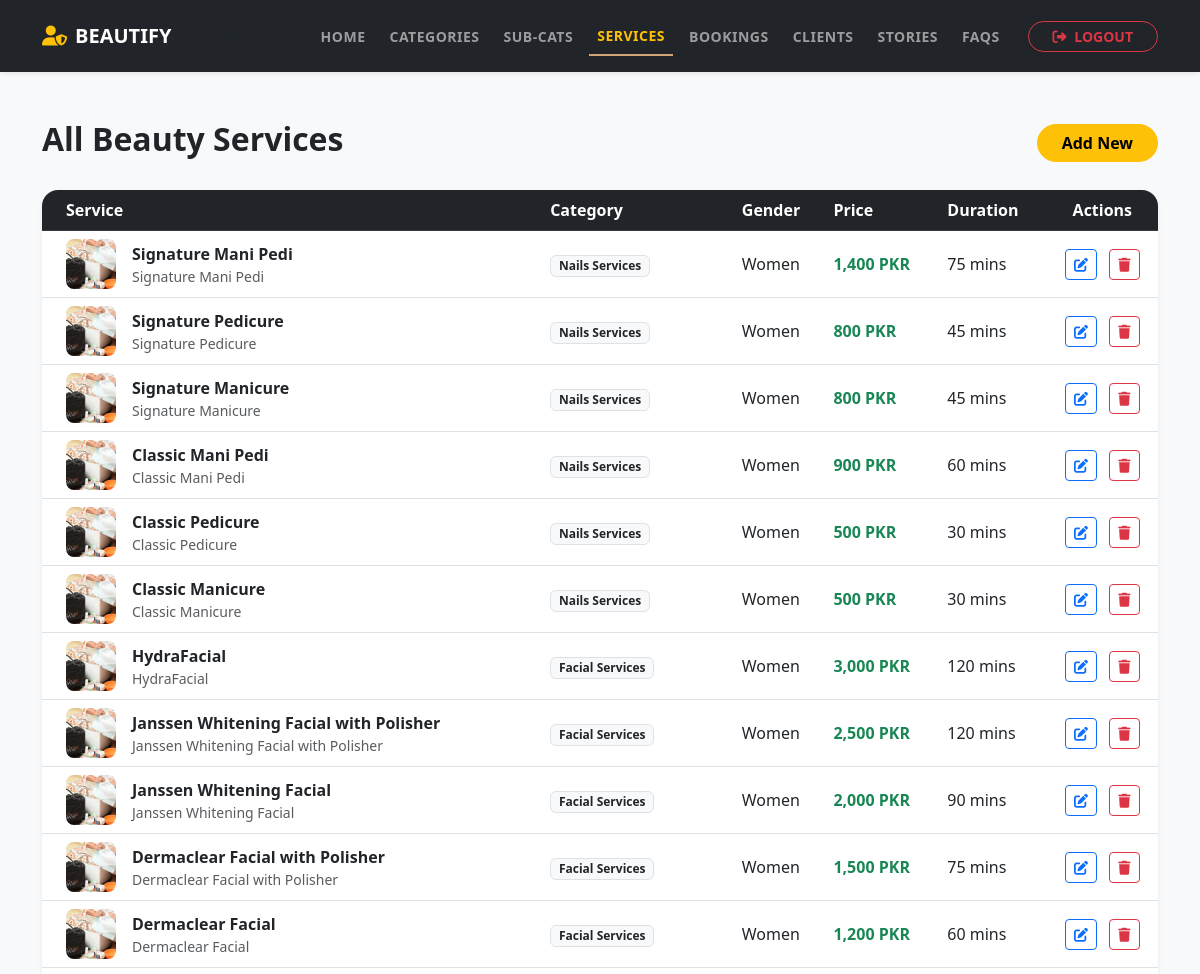
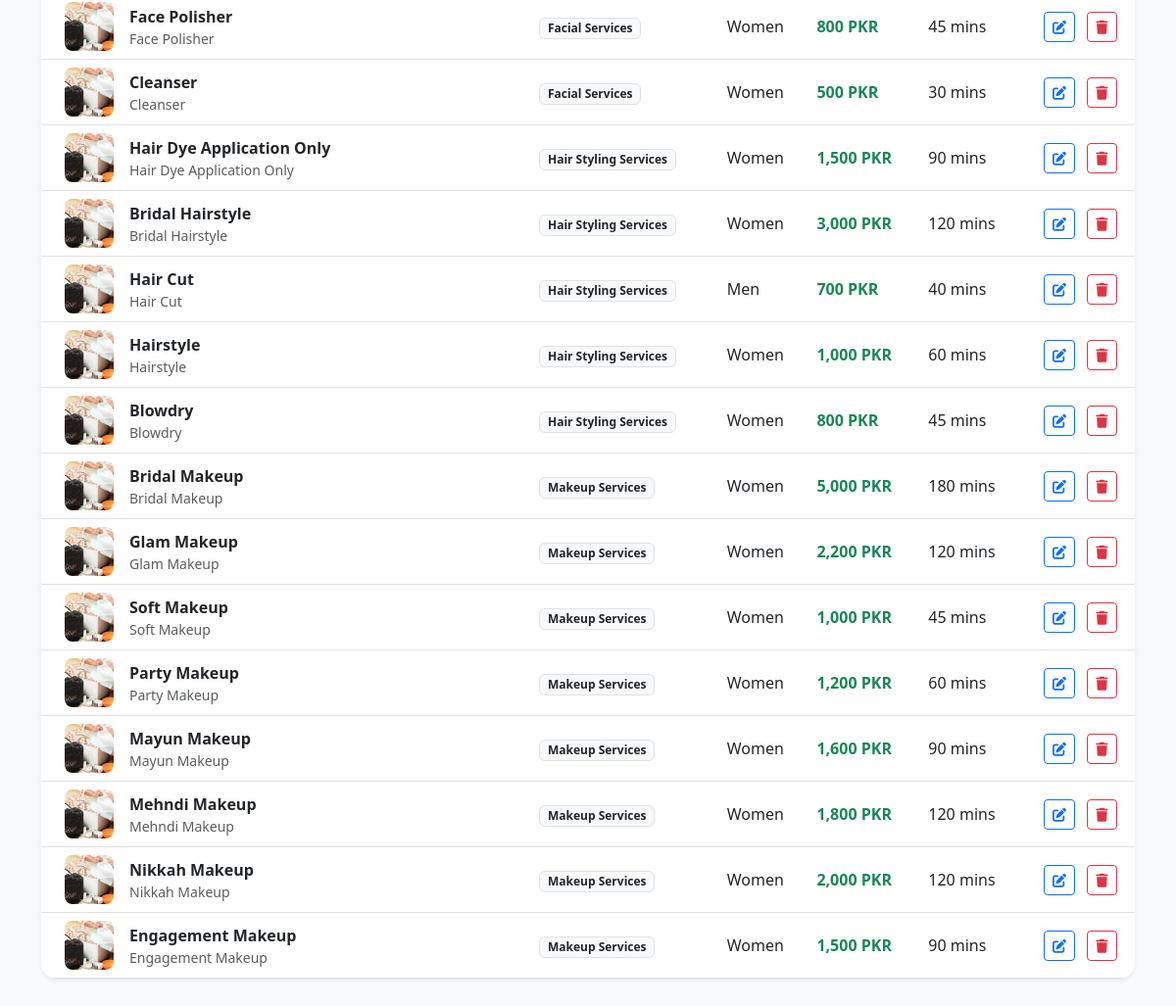
The app's page /admin/view_services.php (signed in) with its own data (2 pictures, top to bottom).
### tables this page shows
CREATE TABLE `services` (
  `id` int(11) NOT NULL,
  `category_id` int(11) NOT NULL,
  `subcategory_id` int(11) NOT NULL,
  `service_name` varchar(150) NOT NULL,
  `gender` enum('men','women') NOT NULL,
  `price` decimal(10,2) NOT NULL,
  `duration_minutes` int(11) DEFAULT NULL,
  `description` text DEFAULT NULL,
  `image` varchar(255) DEFAULT NULL,
  `is_active` tinyint(1) DEFAULT 1,
  `created_at` timestamp NOT NULL DEFAULT current_timestamp()
);

CREATE TABLE `service_subcategories` (
  `id` int(11) NOT NULL,
  `category_id` int(11) NOT NULL,
  `name` varchar(100) NOT NULL,
  `description` text DEFAULT NULL,
  `created_at` timestamp NOT NULL DEFAULT current_timestamp()
);

CREATE TABLE `service_categories` (
  `id` int(11) NOT NULL,
  `name` varchar(100) NOT NULL,
  `description` text DEFAULT NULL,
  `created_at` timestamp NOT NULL DEFAULT current_timestamp()
);

### admin/view_services.php (the view, shortened to what this page needs)
<?php
include "config.php";
$query = "SELECT s.*, c.name as cat_name, sc.name as sub_name
          FROM services s
          JOIN service_categories c ON s.category_id = c.id
          JOIN service_subcategories sc ON s.subcategory_id = sc.id
          ORDER BY s.id DESC";
$result = mysqli_query($conn, $query);
?>
<!DOCTYPE html>
<html lang="en">
<head>
    <link href="https://cdn.jsdelivr.net/npm/bootstrap@5.3.0/dist/css/bootstrap.min.css" rel="stylesheet">
    <link rel="stylesheet" href="https://cdnjs.cloudflare.com/ajax/libs/font-awesome/6.4.0/css/all.min.css">
</head>
<body class="bg-light">
    <?php include('navbar.php'); ?>
     <div class="container mt-5 mb-5">
        <div class="d-flex justify-content-between align-items-center mb-4">
            <h2 class="fw-bold">All Beauty Services</h2>
            <a href="admin_add_service.php" class="btn btn-warning fw-bold px-4 rounded-pill">Add New</a>
        </div>
        <div class="card border-0 shadow-sm rounded-4 overflow-hidden">
            <table class="table table-hover align-middle mb-0">
                <thead class="table-dark">
                    <tr>
                        <th class="ps-4">Service</th>
                        <th>Category</th>
                        <th>Gender</th>
                        <th>Price</th>
                        <th>Duration</th>
                        <th class="text-center">Actions</th>
                    </tr>
                </thead>
                <tbody>
                    <?php while($row = mysqli_fetch_assoc($result)): ?>
                    <tr>
                        <td class="ps-4">
                            <div class="d-flex align-items-center">
                                <img src="uploads/<?= $row['image'] ?>" class="rounded-3 me-3" style="width:50px; height:50px; object-fit:cover;">
                                <div>
                                    <div class="fw-bold"><?= $row['service_name'] ?></div>
                                    <div class="text-muted small"><?= $row['sub_name'] ?></div>
                                </div>
                            </div>
                        </td>
                        <td><span class="badge bg-light text-dark border"><?= $row['cat_name'] ?></span></td>
                        <td class="text-capitalize"><?= $row['gender'] ?></td>
                        <td class="fw-bold text-success"><?= number_format($row['price']) ?> PKR</td>
                        <td><?= $row['duration_minutes'] ?> mins</td>
                        <td class="text-center">
                            <a href="edit_service.php?id=<?= $row['id'] ?>" class="btn btn-sm btn-outline-primary me-2"><i class="fas fa-edit"></i></a>
                            <a href="view_services.php?delete=<?= $row['id'] ?>" class="btn btn-sm btn-outline-danger" onclick="return confirm('Delete service?')"><i class="fas fa-trash"></i></a>
                        </td>
                    </tr>
                    <?php endwhile; ?>
                </tbody>
            </table>
        </div>
    </div>
</body>
</html>

### records on screen
services: image (picture), service_name "Signature Mani Pedi", subcategory.name "Signature Mani Pedi", category.name "Nails Services", gender "Women", price "1,400", duration_minutes "75"
services: image (picture), service_name "Signature Pedicure", subcategory.name "Signature Pedicure", category.name "Nails Services", gender "Women", price "800", duration_minutes "45"
services: image (picture), service_name "Signature Manicure", subcategory.name "Signature Manicure", category.name "Nails Services", gender "Women", price "800", duration_minutes "45"
services: image (picture), service_name "Classic Mani Pedi", subcategory.name "Classic Mani Pedi", category.name "Nails Services", gender "Women", price "900", duration_minutes "60"
services: image (picture), service_name "Classic Pedicure", subcategory.name "Classic Pedicure", category.name "Nails Services", gender "Women", price "500", duration_minutes "30"
services: image (picture), service_name "Classic Manicure", subcategory.name "Classic Manicure", category.name "Nails Services", gender "Women", price "500", duration_minutes "30"
services: image (picture), service_name "HydraFacial", subcategory.name "HydraFacial", category.name "Facial Services", gender "Women", price "3,000", duration_minutes "120"
services: image (picture), service_name "Janssen Whitening Facial with Polisher", subcategory.name "Janssen Whitening Facial with Polisher", category.name "Facial Services", gender "Women", price "2,500", duration_minutes "120"
services: image (picture), service_name "Janssen Whitening Facial", subcategory.name "Janssen Whitening Facial", category.name "Facial Services", gender "Women", price "2,000", duration_minutes "90"
services: image (picture), service_name "Dermaclear Facial with Polisher", subcategory.name "Dermaclear Facial with Polisher", category.name "Facial Services", gender "Women", price "1,500", duration_minutes "75"
services: image (picture), service_name "Dermaclear Facial", subcategory.name "Dermaclear Facial", category.name "Facial Services", gender "Women", price "1,200", duration_minutes "60"
services: image (picture), service_name "Face Polisher", subcategory.name "Face Polisher", category.name "Facial Services", gender "Women", price "800", duration_minutes "45"
services: image (picture), service_name "Cleanser", subcategory.name "Cleanser", category.name "Facial Services", gender "Women", price "500", duration_minutes "30"
services: image (picture), service_name "Hair Dye Application Only", subcategory.name "Hair Dye Application Only", category.name "Hair Styling Services", gender "Women", price "1,500", duration_minutes "90"
services: image (picture), service_name "Bridal Hairstyle", subcategory.name "Bridal Hairstyle", category.name "Hair Styling Services", gender "Women", price "3,000", duration_minutes "120"
services: image (picture), service_name "Hair Cut", subcategory.name "Hair Cut", category.name "Hair Styling Services", gender "Men", price "700", duration_minutes "40"
services: image (picture), service_name "Hairstyle", subcategory.name "Hairstyle", category.name "Hair Styling Services", gender "Women", price "1,000", duration_minutes "60"
services: image (picture), service_name "Blowdry", subcategory.name "Blowdry", category.name "Hair Styling Services", gender "Women", price "800", duration_minutes "45"
services: image (picture), service_name "Bridal Makeup", subcategory.name "Bridal Makeup", category.name "Makeup Services", gender "Women", price "5,000", duration_minutes "180"
services: image (picture), service_name "Glam Makeup", subcategory.name "Glam Makeup", category.name "Makeup Services", gender "Women", price "2,200", duration_minutes "120"
services: image (picture), service_name "Soft Makeup", subcategory.name "Soft Makeup", category.name "Makeup Services", gender "Women", price "1,000", duration_minutes "45"
services: image (picture), service_name "Party Makeup", subcategory.name "Party Makeup", category.name "Makeup Services", gender "Women", price "1,200", duration_minutes "60"
services: image (picture), service_name "Mayun Makeup", subcategory.name "Mayun Makeup", category.name "Makeup Services", gender "Women", price "1,600", duration_minutes "90"
services: image (picture), service_name "Mehndi Makeup", subcategory.name "Mehndi Makeup", category.name "Makeup Services", gender "Women", price "1,800", duration_minutes "120"
services: image (picture), service_name "Nikkah Makeup", subcategory.name "Nikkah Makeup", category.name "Makeup Services", gender "Women", price "2,000", duration_minutes "120"
services: image (picture), service_name "Engagement Makeup", subcategory.name "Engagement Makeup", category.name "Makeup Services", gender "Women", price "1,500", duration_minutes "90"
